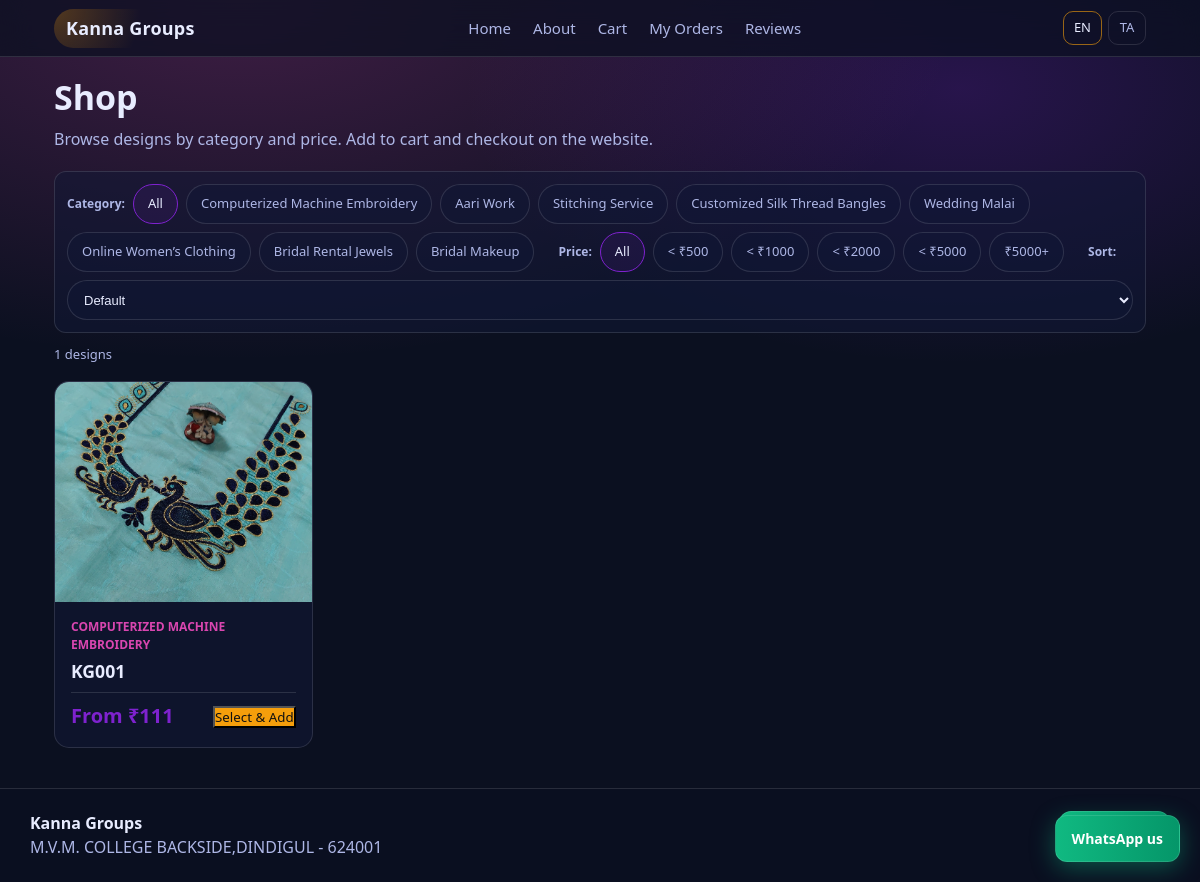
The page /shop on the database as committed earlier.
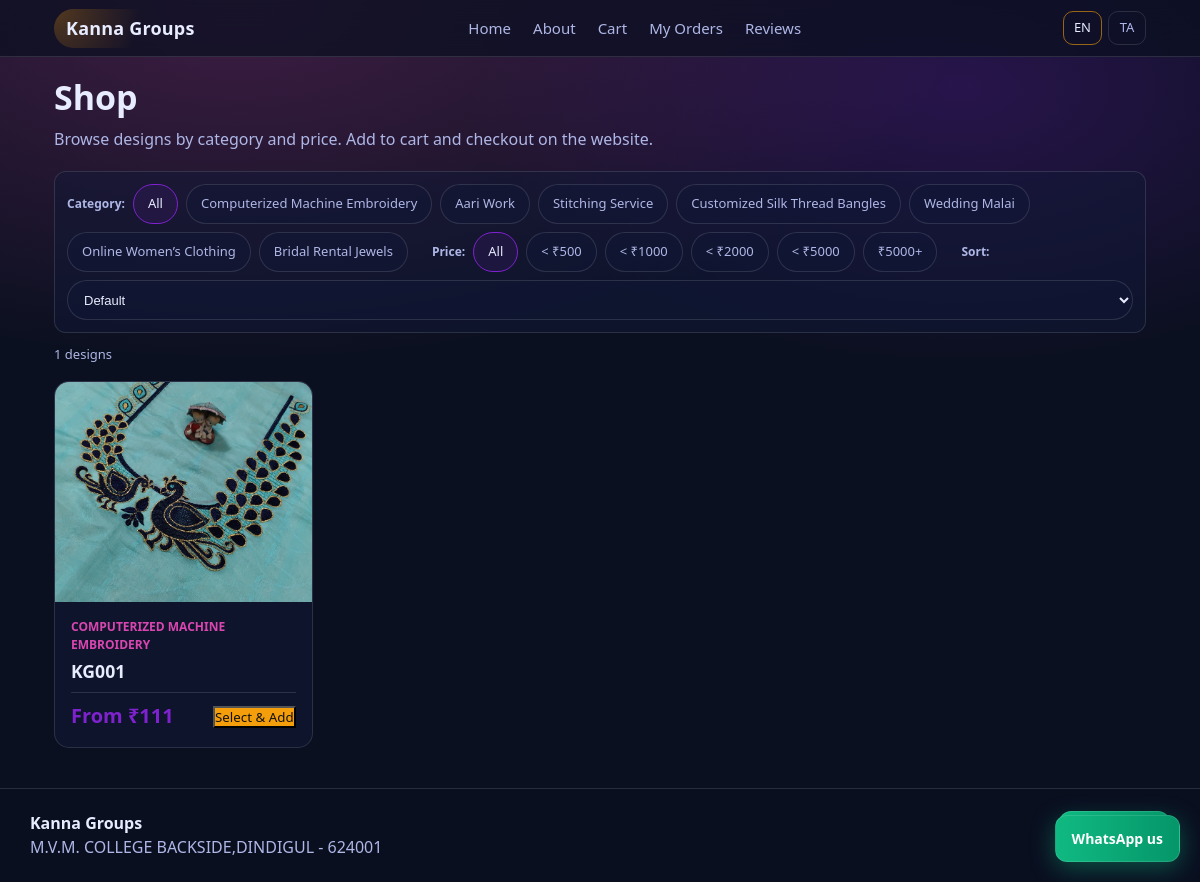
The same page on the database as committed later.
### app/models.py (models this page shows, shortened)
class Setting(db.Model):
    __tablename__ = "setting"
    id = db.Column(db.Integer, primary_key=True)
    key = db.Column(db.String(64), unique=True, nullable=False, index=True)
    value = db.Column(db.Text, nullable=False)

class Service(db.Model):
    __tablename__ = "service"
    id = db.Column(db.Integer, primary_key=True)
    slug = db.Column(db.String(64), unique=True, nullable=False, index=True)
    name_en = db.Column(db.String(128), nullable=False)
    name_ta = db.Column(db.String(128), nullable=False)
    created_at = db.Column(db.DateTime(timezone=True), default=_utcnow, nullable=False)
    designs = db.relationship("Design", backref="service", lazy=True,
                              cascade="all, delete-orphan")

class Design(db.Model):
    __tablename__ = "design"
    id = db.Column(db.Integer, primary_key=True)
    service_id = db.Column(db.Integer, db.ForeignKey("service.id"), nullable=False, index=True)
    title_en = db.Column(db.String(200), nullable=False)
    title_ta = db.Column(db.String(200), nullable=False)
    min_price_inr = db.Column(db.Integer, nullable=True)
    design_charge_inr = db.Column(db.Integer, nullable=True)
    design_charge_first_order_only = db.Column(db.Boolean, nullable=False, default=True)
    design_charge_applied_once = db.Column(db.Boolean, nullable=False, default=False)
    stitching_charge_inr = db.Column(db.Integer, nullable=True)
    is_new_arrival = db.Column(db.Boolean, nullable=False, default=False)
    image_filename = db.Column(db.String(500), nullable=False, default="")
    created_at = db.Column(db.DateTime(timezone=True), default=_utcnow, nullable=False)
    stitches = db.relationship(
        "DesignStitches", backref="design", uselist=False, lazy=True,
        cascade="all, delete-orphan"
    )
    images = db.relationship(
        "DesignImage", backref="design", lazy=True,
        cascade="all, delete-orphan", order_by="DesignImage.id"
    )

### app/routes/public.py (the view, shortened to what this page needs)
@bp.get("/shop")
def shop():
    lang = _lang()
    cat = request.args.get("cat", "all")
    price_filter = request.args.get("pf", "all")
    sort = request.args.get("sort", "default")
    q = Design.query.join(Service)
    if cat != "all":
        q = q.filter(Service.slug == cat)
    designs = q.order_by(Design.created_at.desc()).all()
    if sort == "asc":
        designs = sorted(designs, key=lambda d: (d.min_price_inr or 0))
    elif sort == "desc":
        designs = sorted(designs, key=lambda d: (d.min_price_inr or 0), reverse=True)
    elif sort == "name":
        designs = sorted(designs, key=lambda d: (d.title_en or ""))
    services = Service.query.order_by(Service.id).all()
    return render_template(
        "shop/shop.html",
        designs=designs,
        services=services,
        lang=lang,
        business_name=get_setting("business_name", "Kanna Groups"),
        whatsapp=get_setting("whatsapp_number", "+919344272890"),
        location=get_setting("location", ""),
        cat=cat,
        price_filter=price_filter,
        sort=sort,
    )

### app/models.py (called while the page is built)
def get_setting(key: str, default: str = "") -> str:
    s = Setting.query.filter_by(key=key).first()
    return s.value if s else default

### app/routes/public.py (called while the page is built)
def _lang() -> str:
    lang = request.args.get("lang", "en").lower()
    return "ta" if lang == "ta" else "en"

### app/templates/shop/shop.html (shortened to what this page needs)
{% extends "base.html" %}
{% block content %}
  <div class="page-header">
    <h1>{{ 'Shop' if lang=='en' else 'ஷாப்' }}</h1>
    <p class="muted">{{ 'Browse designs by category and price. Add to cart and checkout on the website.' if lang=='en' else 'வகை மற்றும் விலை படி டிசைன்களை பாருங்கள். கார்ட்டில் சேர்த்து வலைத்தளத்தில் செக்அவுட் செய்யுங்கள்.' }}</p>
  </div>
  <div class="filter-bar">
    <span class="filter-label">{{ 'Category:' if lang=='en' else 'வகை:' }}</span>
    <a class="pft {{ 'active' if cat=='all' else '' }}" href="{{ url_for('public.shop', lang=lang, pf=price_filter, sort=sort) }}">{{ 'All' if lang=='en' else 'அனைத்தும்' }}</a>
    {% for s in services %}
      <a class="pft {{ 'active' if cat==s.slug else '' }}" href="{{ url_for('public.shop', lang=lang, cat=s.slug, pf=price_filter, sort=sort) }}">{{ s.name_en if lang=='en' else s.name_ta }}</a>
    {% endfor %}
    <span class="filter-label" style="margin-left:1rem">{{ 'Price:' if lang=='en' else 'விலை:' }}</span>
    <a class="pft {{ 'active' if price_filter=='all' else '' }}" href="{{ url_for('public.shop', lang=lang, cat=cat, sort=sort) }}">All</a>
    <a class="pft {{ 'active' if price_filter=='u500' else '' }}" href="{{ url_for('public.shop', lang=lang, cat=cat, pf='u500', sort=sort) }}">&lt; ₹500</a>
    <a class="pft {{ 'active' if price_filter=='u1000' else '' }}" href="{{ url_for('public.shop', lang=lang, cat=cat, pf='u1000', sort=sort) }}">&lt; ₹1000</a>
    <a class="pft {{ 'active' if price_filter=='u2000' else '' }}" href="{{ url_for('public.shop', lang=lang, cat=cat, pf='u2000', sort=sort) }}">&lt; ₹2000</a>
    <a class="pft {{ 'active' if price_filter=='u5000' else '' }}" href="{{ url_for('public.shop', lang=lang, cat=cat, pf='u5000', sort=sort) }}">&lt; ₹5000</a>
    <a class="pft {{ 'active' if price_filter=='5kp' else '' }}" href="{{ url_for('public.shop', lang=lang, cat=cat, pf='5kp', sort=sort) }}">₹5000+</a>
    <span class="filter-label" style="margin-left:1rem">{{ 'Sort:' if lang=='en' else 'வரிசை:' }}</span>
    <select class="sort-sel" onchange="window.location.href=this.value">
      <option value="{{ url_for('public.shop', lang=lang, cat=cat, pf=price_filter, sort='default') }}" {{ 'selected' if sort=='default' else '' }}>{{ 'Default' if lang=='en' else 'இயல்பு' }}</option>
    </select>
  </div>
  <div class="result-count">{{ designs|length }} {{ 'designs' if lang=='en' else 'டிசைன்கள்' }}</div>
  {% if not designs %}
    <div class="empty">{{ 'No designs match. Try another filter.' if lang=='en' else 'பொருந்தும் டிசைன்கள் இல்லை.' }}</div>
  {% else %}
    <div class="pgrid">
      {% for d in designs %}
        <div class="pcard">
          <a href="{{ url_for('public.design_detail', design_id=d.id, lang=lang) }}" class="pimg-link">
            <div class="pimg" style="background-image:url({{ img_url(d.image_filename) }});background-size:cover;background-position:center"></div>
          </a>
          <div class="pinfo">
            <div class="pcat">{{ d.service.name_en if lang=='en' else d.service.name_ta }}</div>
            <h3 class="pname"><a href="{{ url_for('public.design_detail', design_id=d.id, lang=lang) }}">{{ d.title_en if lang=='en' else d.title_ta }}</a></h3>
            <div class="pfooter">
              <span class="pprice">{% if d.min_price_inr %}{{ 'From' if lang=='en' else 'தொடக்கம்' }} ₹{{ d.min_price_inr }}{% else %}{{ 'Enquiry' if lang=='en' else 'கேள்வி' }}{% endif %}</span>
              {% if d.min_price_inr %}
                <form method="post" action="{{ url_for('public.cart_add', lang=lang) }}" style="display:inline">
                  <button type="submit" class="atcbtn">{{ 'Select & Add' if lang=='en' else 'தேர்வு செய்து சேர்' }}</button>
                </form>
              {% else %}
                <a class="btn btn-outline" href="https://wa.me/{{ whatsapp | replace('+','') }}?text={{ ('Enquiry: ' ~ d.title_en) | urlencode }}" target="_blank" rel="noreferrer">{{ 'Enquire' if lang=='en' else 'கேள்வி' }}</a>
              {% endif %}
            </div>
          </div>
        </div>
      {% endfor %}
    </div>
  {% endif %}
{% endblock %}

### app/templates/base.html (shortened to what this page needs)
<!doctype html>
<html lang="{{ 'ta' if lang == 'ta' else 'en' }}">
  <head>
    <link rel="stylesheet" href="{{ url_for('static', filename='css/styles.css') }}" />
  </head>
  <body>
    <header class="topbar">
      <div class="container topbar-inner">
        <a class="brand" href="{{ url_for('public.home', lang=lang) }}">{{ business_name or "Kanna Groups" }}</a>
        <nav class="nav" id="mainNav">
          <a href="{{ url_for('public.home', lang=lang) }}">{{ 'Home' if lang=='en' else 'முகப்பு' }}</a>
          <a href="{{ url_for('public.about', lang=lang) }}">{{ 'About' if lang=='en' else 'எங்களைப் பற்றி' }}</a>
          <a href="{{ url_for('public.cart_page', lang=lang) }}">{{ 'Cart' if lang=='en' else 'கார்ட்' }}{% if cart_count %}<span class="cart-badge">{{ cart_count }}</span>{% endif %}</a>
          <a href="{{ url_for('public.my_orders', lang=lang) }}">{{ 'My Orders' if lang=='en' else 'என் ஆர்டர்கள்' }}</a>
          <a href="{{ url_for('public.reviews_page', lang=lang) }}">{{ 'Reviews' if lang=='en' else 'ரிவியூக்கள்' }}</a>
        </nav>
        <div class="lang lang-desktop">
          <a class="{{ 'active' if lang=='en' else '' }}" href="{{ request.path }}?lang=en">EN</a>
          <a class="{{ 'active' if lang=='ta' else '' }}" href="{{ request.path }}?lang=ta">TA</a>
        </div>
      </div>
    </header>
    <main class="container">
      {% block content %}{% endblock %}
    </main>
    <footer class="footer" id="contact">
      <div class="container footer-inner">
        <div>
          <div class="footer-title">{{ business_name or "Kanna Groups" }}</div>
          <div class="muted">{{ location or '' }}</div>
        </div>
        {% if whatsapp %}
          <a class="btn btn-whatsapp" href="https://wa.me/{{ whatsapp | replace('+','') }}" target="_blank" rel="noreferrer">
            WhatsApp
          </a>
        {% endif %}
      </div>
    </footer>
    {% if whatsapp %}
      <div class="floating-wa">
        <a class="btn btn-whatsapp" href="https://wa.me/{{ whatsapp | replace('+','') }}" target="_blank" rel="noreferrer">
          {{ 'WhatsApp us' if lang=='en' else 'WhatsApp-ல் தொடர்பு' }}
        </a>
      </div>
    {% endif %}
  </body>
</html>

Rows that differ between the two databases and show on the page:
removed Service: name_en "Bridal Makeup"
